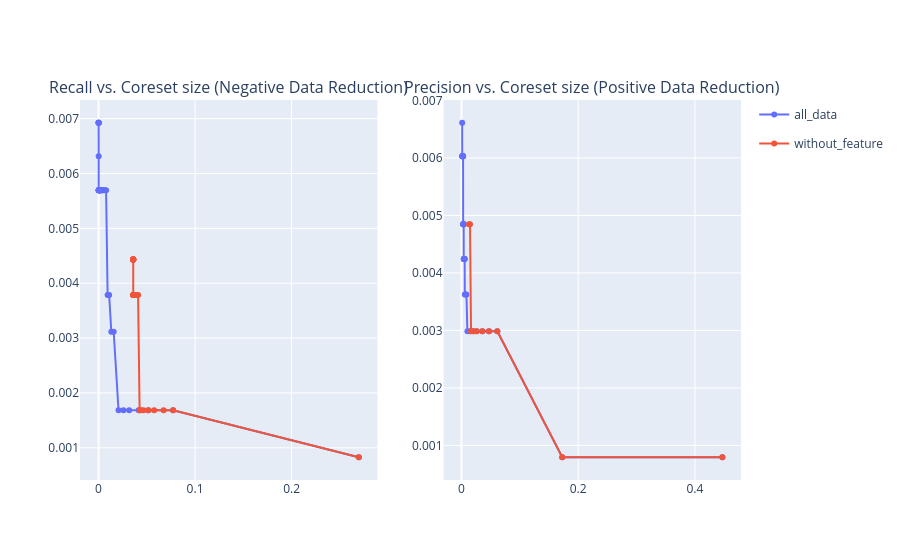

Notebook code for this chart:
### Code cell
compare_gurantees_without_feature(coretab_dt, 'zip_code')
